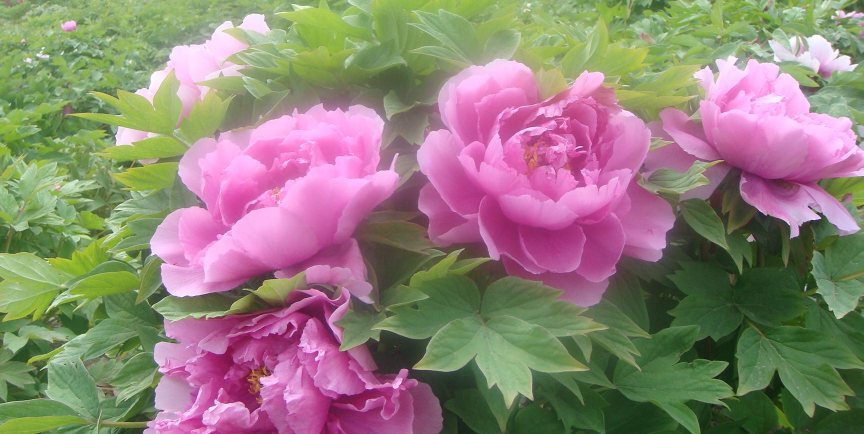
#> input picture PythonTraining/基础-实操-项目源码/项目01 python100个源码实例/code/055/in/03.jpg, 1727 x 868 px, found by its file name (shown at 1/2 size); its folder holds only this picture in this run
$ python imgcolor.py
#> lines starting #> are read from the running program, lines starting #| are printed output that depends on the picture; after the words box and inside, x2 and y2 are one past the last pixel; in counts of white or black regions, pixels touching at a corner belong together
import cv2  # 导入OpenCV-Python模块
import os   # 导入文件与系统模块
import numpy as np  # 导入数值计算库


'''
 * 功能：为图片应用写生素描滤镜，并且保存图片到指定路径
 * filein：要应用滤镜的图片的路径
 * picture_name：要应用滤镜的图片的文件名
'''
def filter(filein,picture_name):
#> called with filein = 'in', picture_name = '03.jpg'
    imgI_filename = os.path.join(filein,picture_name) # 源文件路径
    imgO_filename = os.path.join(r'out', picture_name)  # 目标文件路径
    img_rgb = cv2.imread(imgI_filename)  # 读取源图片
#> img_rgb is the input picture: shape (868, 1727, 3); mean B, G, R 120.2, 129.5, 144.8

    num_down = 2   # 缩减像素采样的数目
    num_bilateral = 9 # 定义双边滤波的数目
    # 用高斯金字塔降低取样
    img_color = img_rgb
    for _ in range(num_down):
        img_color = cv2.pyrDown(img_color)
#> this loop made 2 passes
#> pass 1, in filter, `img_color = cv2.pyrDown(img_color)`:
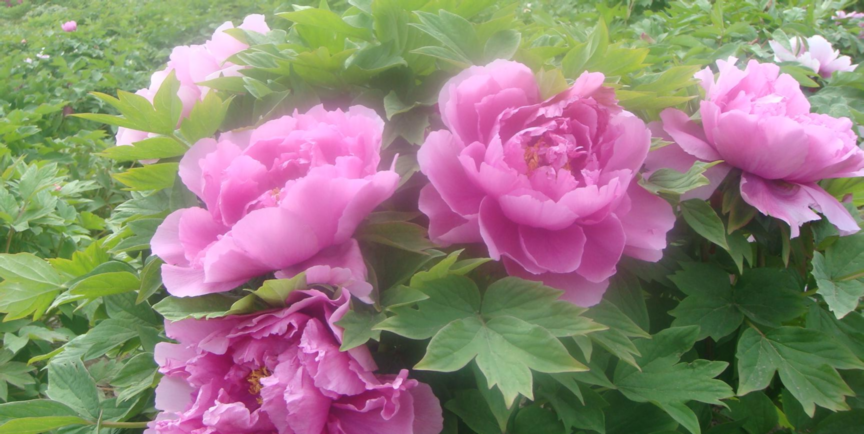
#> img_color: shape (434, 864, 3); mean B, G, R 120.2, 129.5, 144.8
#> pass 2, in filter, `img_color = cv2.pyrDown(img_color)`:
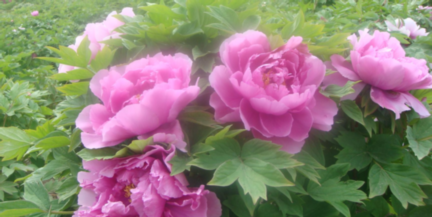
#> img_color: shape (217, 432, 3); mean B, G, R 120.2, 129.6, 144.9
    # 重复使用小的双边滤波代替一个大的滤波
    for _ in range(num_bilateral):
        img_color = cv2.bilateralFilter(img_color,d=4,sigmaColor=8,sigmaSpace=4)
    # 升采样图片到原始大小
    for _ in range(num_down):
        img_color = cv2.pyrUp(img_color)
    img_gray = cv2.cvtColor(img_rgb, cv2.COLOR_RGB2GRAY)  # 转换为灰度
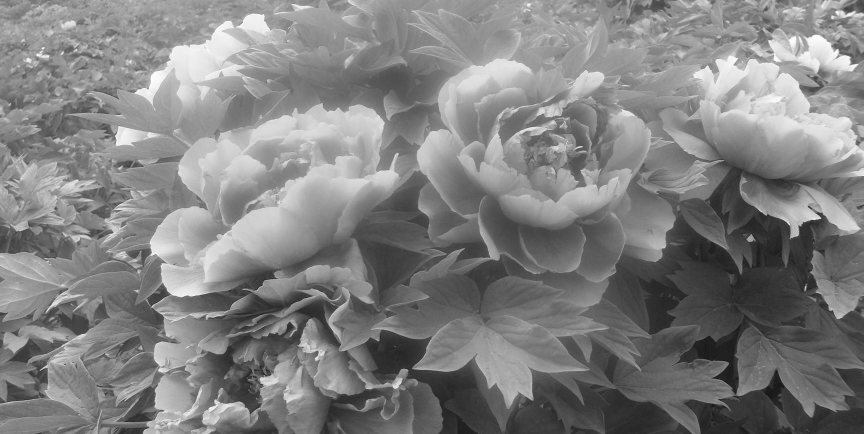
#> img_gray: shape (868, 1727) (shown at 1/2 size); min 11, max 255, mean 128.4
    img_blur = cv2.medianBlur(img_gray, 19)  # 增加模糊效果。值越大越模糊（取奇数）
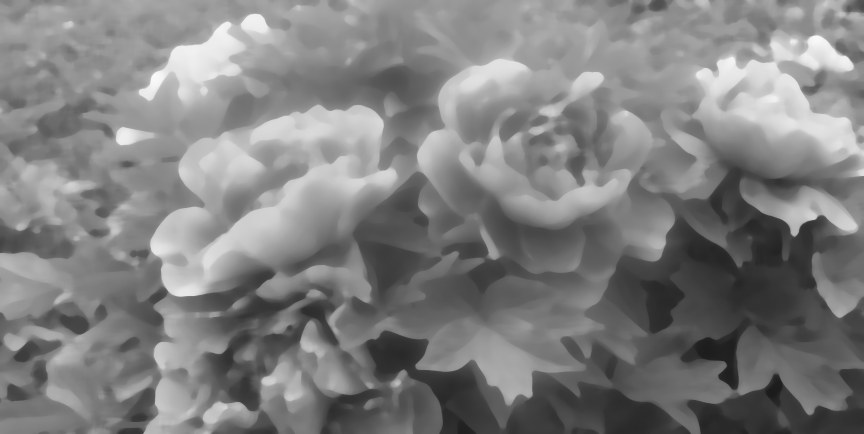
#> img_blur: shape (868, 1727) (shown at 1/2 size); min 27, max 248, mean 127.6
    # 检测到边缘并且增强其效果
    img_edge = cv2.adaptiveThreshold(img_blur,256,
                                     cv2.ADAPTIVE_THRESH_MEAN_C,
                                     cv2.THRESH_BINARY,
                                     blockSize=9,
                                     C=2)
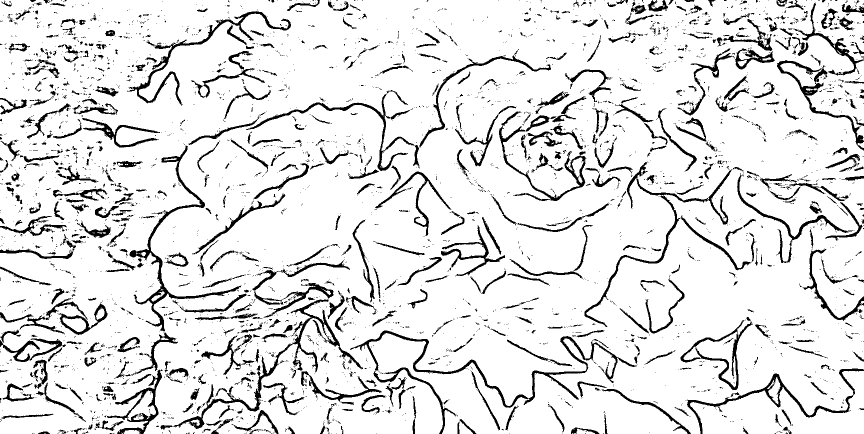
#> img_edge: shape (868, 1727) (shown at 1/2 size); 88.9% white; 3840 black regions (3177 under 20 px), largest, box (x1, y1, x2, y2) and area: (700, 661, 1274, 868) 7044, (321, 566, 726, 859) 6954, (1169, 323, 1501, 654) 4973
    img_edge = cv2.cvtColor(img_edge, cv2.COLOR_GRAY2RGB) # 彩色图像转为灰度图像
    cv2.imwrite(imgO_filename, img_edge) # 保存图片

if __name__ == '__main__':
    imagelist = [] # 创建空列表
    #循环读取指定路径下的文件名
    for filename in os.listdir(r'in/'):
        imagelist.append(filename)  #将文件名添加到imagelist
        print(filename)
        filter(r'in',filename)  # 为图片应用写生素描滤镜
